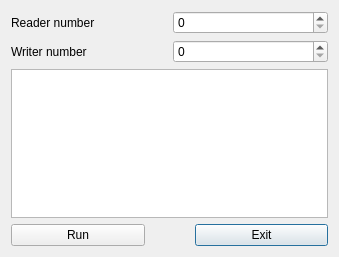
<?xml version="1.0" encoding="UTF-8"?>
<ui version="4.0">
 <class>setting_dialog</class>
 <widget class="QDialog" name="setting_dialog">
  <property name="geometry">
   <rect>
    <x>0</x>
    <y>0</y>
    <width>339</width>
    <height>257</height>
   </rect>
  </property>
  <property name="windowTitle">
   <string>Dialog</string>
  </property>
  <layout class="QGridLayout" name="gridLayout">
   <item row="1" column="1">
    <widget class="QSpinBox" name="writer_spinBox">
     <property name="maximum">
      <number>10</number>
     </property>
    </widget>
   </item>
   <item row="0" column="1">
    <widget class="QSpinBox" name="reader_spinBox">
     <property name="maximum">
      <number>10</number>
     </property>
    </widget>
   </item>
   <item row="1" column="0">
    <widget class="QLabel" name="writer_number_label">
     <property name="text">
      <string>Writer number</string>
     </property>
    </widget>
   </item>
   <item row="3" column="0" colspan="2">
    <layout class="QGridLayout" name="buttons_gridLayout">
     <property name="horizontalSpacing">
      <number>50</number>
     </property>
     <property name="verticalSpacing">
      <number>6</number>
     </property>
     <item row="0" column="1">
      <widget class="QPushButton" name="cancel_pushButton">
       <property name="text">
        <string>Exit</string>
       </property>
      </widget>
     </item>
     <item row="0" column="0">
      <widget class="QPushButton" name="ok_pushButton">
       <property name="text">
        <string>Run</string>
       </property>
      </widget>
     </item>
    </layout>
   </item>
   <item row="0" column="0">
    <widget class="QLabel" name="reader_number_label">
     <property name="text">
      <string>Reader number</string>
     </property>
    </widget>
   </item>
   <item row="2" column="0" colspan="2">
    <widget class="QTextBrowser" name="logger_textBrowser"/>
   </item>
  </layout>
 </widget>
 <resources/>
 <connections/>
 <slots>
  <slot>on_ok_button_click()</slot>
 </slots>
</ui>
